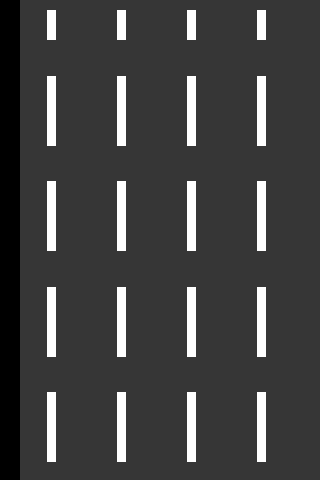

This game map was drawn from its Tiled (.tmx) file and the tilesets committed beside it. A one-line description and the trimmed map source follow:
An orthogonal 32x48 tile map with 10x10 px tiles, 1 tile layer (Tile Layer 1).

<map version="1.0" orientation="orthogonal" renderorder="right-down" width="32" height="48" tilewidth="10" tileheight="10" nextobjectid="1">
 <tileset firstgid="1" name="menu_bg" tilewidth="10" tileheight="10" tilecount="1536">
  <image source="../menu_bg.png" width="320" height="480" />
 </tileset>
 <layer name="Tile Layer 1" width="32" height="48">
  <data>[1536 cells, 1440 non-empty, 1323 distinct tile ids]</data>
 </layer>
</map>